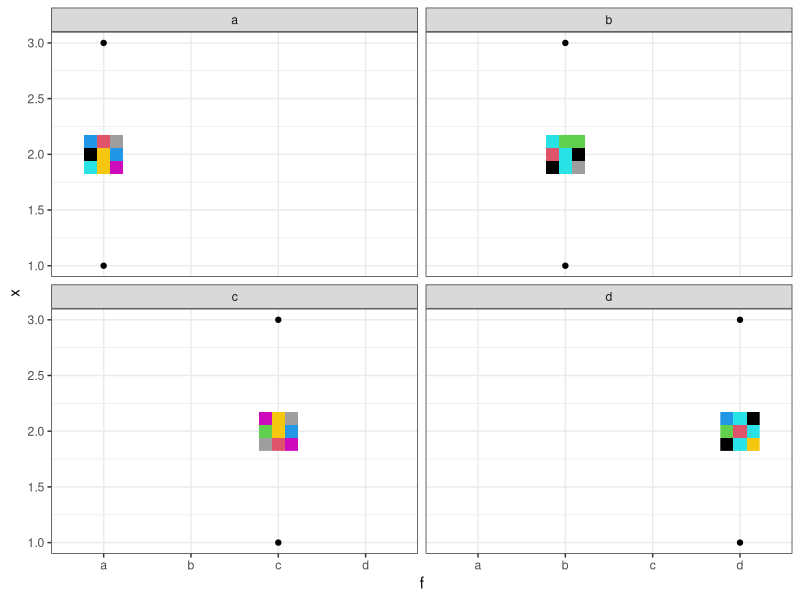

Recreate this plot in R.
library(egg)


### Name: geom_custom
### Title: geom_custom
### Aliases: geom_custom

### ** Examples

library(grid)
d <- data.frame(x=rep(1:3, 4), f=rep(letters[1:4], each=3))
gl <- replicate(4, matrix(sample(palette(), 9, TRUE), 3, 3), FALSE)
dummy <- data.frame(f=letters[1:4], data = I(gl))

ggplot(d, aes(f,x)) +
  facet_wrap(~f)+
  theme_bw() +
  geom_point()+
  geom_custom(data = dummy, aes(data = data, y = 2),
              grob_fun = function(x) rasterGrob(x, interpolate = FALSE,
                                                width=unit(1,"cm"),
                                                height=unit(1,"cm")))
